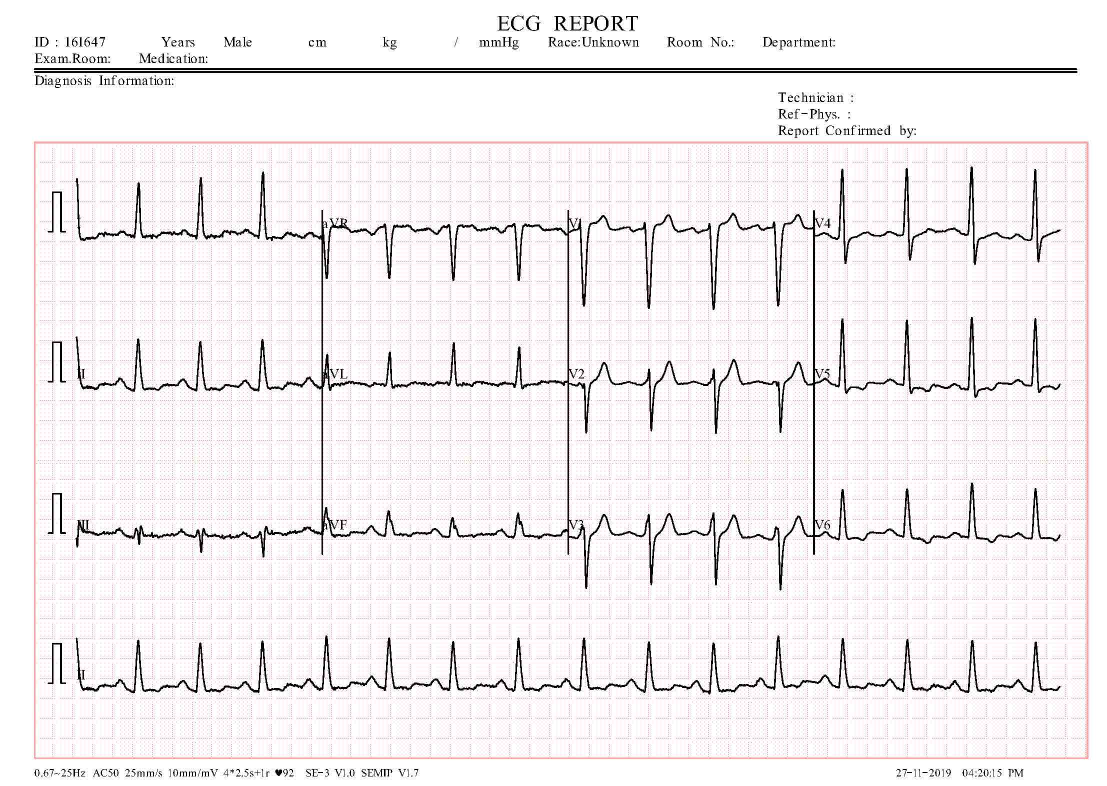
#> input picture ecgImage/Abnormal person ECG Images/HB   (141).jpg, 2213 x 1572 px (shown at 1/2 size); its folder holds 4 pictures in this run
$ jupyter execute --allow-errors ECG_using_randomForest.ipynb
#> lines starting #> are read from the running program, lines starting #| are printed output that depends on the picture; after the words box and inside, x2 and y2 are one past the last pixel; in counts of white or black regions, pixels touching at a corner belong together
[cell 1]
import cv2
import numpy as np
import matplotlib.pyplot as plt
import matplotlib.image as mpimg
import os
import glob
from tqdm import tqdm
import itertools
import pandas as pd

from sklearn.model_selection import train_test_split
from sklearn.metrics import classification_report, accuracy_score, confusion_matrix
from sklearn.preprocessing import LabelEncoder
from sklearn.utils import shuffle
from sklearn.utils import class_weight

# Keras
from tensorflow import keras
from keras.models import Sequential
from keras.layers import Dense, Dropout, Activation, Flatten
from keras.layers import Convolution2D, Conv2D, MaxPooling2D, GlobalAveragePooling2D, Convolution1D, Conv1D, MaxPooling1D, GlobalAveragePooling1D
from keras.layers import Conv3D, MaxPooling3D, Flatten, Dense
#from keras.utils import to_categorical

import warnings
warnings.filterwarnings('ignore', category=FutureWarning)

[cell 2]
from google.colab import drive
drive.mount('/content/drive')

[cell 3]
plt.figure(figsize=(14,6))
#> (the rest of this cell did not finish here and is left out)

[cell 4]
img1 = cv2.imread('R:\MajorProject\Vital-Organ-HealthPredictor-v2-main\Vital-Organ-HealthPredictor-v2-main\ecgImage\Abnormal person ECG Images\HB   (2).jpg', cv2.IMREAD_GRAYSCALE)
_, thresholded = cv2.threshold(img1, 127, 255, cv2.THRESH_BINARY)

#> (the rest of this cell did not finish here and is left out)

[cell 5]
dataset = []
for folder in ["R:/MajorProject/Vital-Organ-HealthPredictor-v2-main/Vital-Organ-HealthPredictor-v2-main/ecgImage/Abnormal person ECG Images/**","R:/MajorProject/Vital-Organ-HealthPredictor-v2-main/Vital-Organ-HealthPredictor-v2-main/ecgImage/Normal Person ECG Images (859)/**"]:
    for filename in glob.iglob(folder):
        if os.path.exists(filename):
            label = os.path.basename(filename).split()[0]

            if label in ["HB", "MI", "PMI"]:
                            dataset.append({
                                "filename": filename,
                                "label": "abnormal",

                            })
            else:
                            dataset.append({
                                "filename": filename,
                                "label": "normal",
                            })
#> pass 2 of the loop `for folder in ["R:/MajorProject/Vital-Organ-HealthPredictor-v2-main/Vi..`:

dataset = pd.DataFrame(dataset)
#dataset = shuffle(dataset, random_state=42)
dataset.info()

[cell 6]
dataset

[cell 7]
import cv2
import numpy as np
import matplotlib.pyplot as plt

# Load ECG image
img = cv2.imread("R:\MajorProject\Vital-Organ-HealthPredictor-v2-main\Vital-Organ-HealthPredictor-v2-main\ecgImage\Abnormal person ECG Images\HB   (2).jpg", 0)

#Resize image
target_size=(256,256)
#> (the rest of this cell did not finish here and is left out)

[cell 8]
plt.figure(figsize=(14,6))
dataset.label.value_counts().plot(kind='barh', title="Dataset distribution")
plt.show()
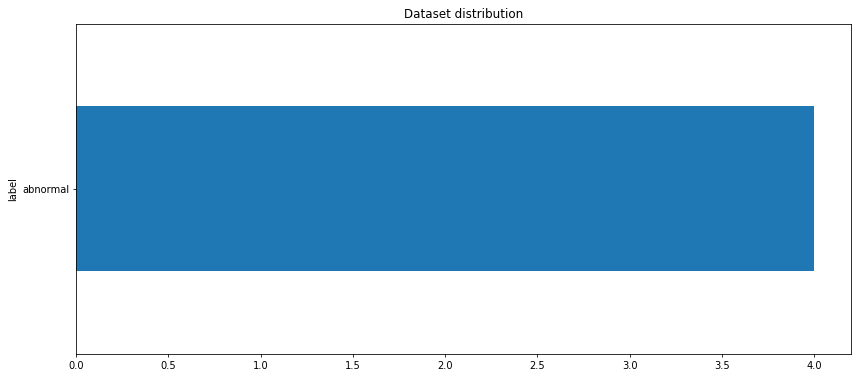
#> figure drawn by matplotlib, 1 panel

[cell 9]
def extract_features(image_path):
    # Load ECG image
    img = cv2.imread(image_path)
#> img is the input picture: shape (1572, 2213, 3); mean B, G, R 240.6, 238.8, 242.5

    #Resize image
    target_size=(256,256)
    img = cv2.resize(img,target_size)
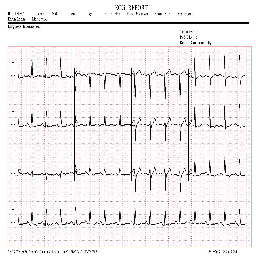
#> img: shape (256, 256, 3); mean B, G, R 238.7, 237, 240.6

    # Pre-processing: Perform image enhancement techniques
    img = cv2.medianBlur(img, 5)
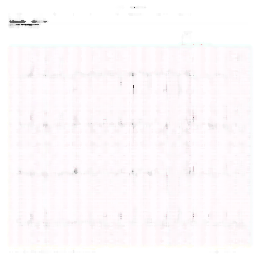
#> img: shape (256, 256, 3); mean B, G, R 251.8, 249.8, 253.2
    img = cv2.normalize(img, None, 0, 256, cv2.NORM_MINMAX)

    # Segmentation: Locate the ECG waveform in the image
    img = cv2.cvtColor(img, cv2.COLOR_BGR2GRAY)  # convert to grayscale
#> img: shape (256, 256)
    _, thresh = cv2.threshold(img, 127, 256, cv2.THRESH_BINARY)
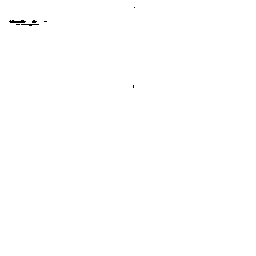
#> thresh: shape (256, 256); 99.9% white; black in thin lines or dots, all inside (x1, y1, x2, y2) = (9, 7, 135, 88)
    contours, _ = cv2.findContours(thresh, cv2.RETR_EXTERNAL, cv2.CHAIN_APPROX_SIMPLE)
#> contours = [[[0, 0], [0, 255], [255, 255], [255, 0]]]
    ROI = max(contours, key=cv2.contourArea)
#> ROI = [[0, 0], [0, 255], [255, 255], [255, 0]]

    # Resampling: Resample the ECG image to a 1D signal
    y = cv2.polylines(img, [ROI], False, 255, 1)
    y = np.mean(y, axis=0)
#> y = 256 values, max 255 at index 0, min 243.3 at index 133, mean 251.5
    y = y.astype(np.float32)
    x = np.arange(0, len(y))
#> x = 256 values from 0 to 255

    # Denoising: Apply denoising techniques
    y = np.convolve(y, np.ones(5)/5, mode='same')
#> y = 256 values, max 255 at index 2, min 152.8 at index 255, mean 250.3
    z=plt.plot(x, y)
#> z = 1 item
    z=plt.plot(x, y)[0]
    xdata = z.get_xdata()
#> xdata = 256 values from 0 to 255
    ydata = z.get_ydata()
#> ydata has the same summary as y
    z_array = np.array([xdata, ydata]).T
#> z_array = 256 pairs, first value 0 to 255, second value 152.8 to 255

    return z_array

[cell 10]
train, test = train_test_split(dataset, test_size=0.2, random_state=42)

print("Train: %i" % len(train))
print("Test: %i" % len(test))

[cell 11]
from tqdm import tqdm
x_train = []
x_test = []

for idx in tqdm(range(len(train))):
    x_train.append(extract_features(train.filename.iloc[idx]))
#> pass 2 of the loop `for idx in tqdm(range(len(train))):`:
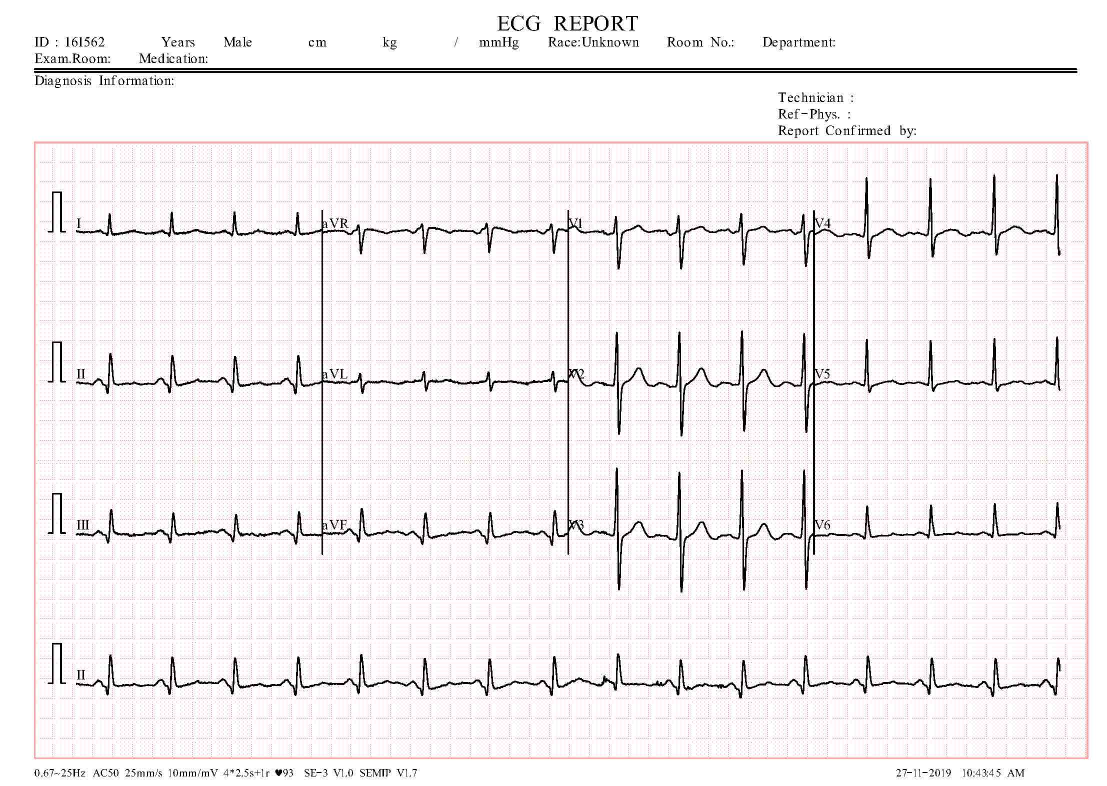
#> input picture ecgImage/Abnormal person ECG Images/HB   (110).jpg, 2213 x 1572 px (shown at 1/2 size)
#> in extract_features, img is the input picture: shape (1572, 2213, 3); mean B, G, R 241.3, 239.5, 243.2
#> in extract_features (call 2), `img = cv2.medianBlur(img, 5)`:
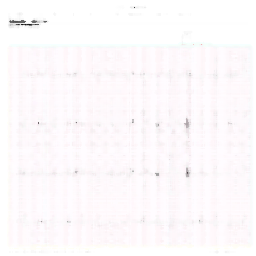
#> img: shape (256, 256, 3); mean B, G, R 251.8, 249.9, 253.3
#> in extract_features (call 2), `_, thresh = cv2.threshold(img, 127, 256, cv2.THRESH_BINARY)`:
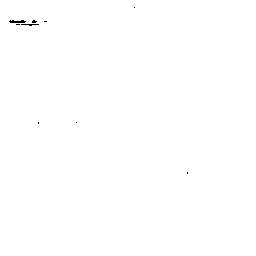
#> thresh: shape (256, 256); 99.9% white; black in thin lines or dots, all inside (x1, y1, x2, y2) = (9, 7, 188, 174)
#> in extract_features (call 2), `y = np.mean(y, axis=0)`: y = 256 values, max 255 at index 0, min 242.7 at index 187, mean 251.5
#> in extract_features (call 2), `y = np.convolve(y, np.ones(5)/5, mode='same')`: y = 256 values, max 255 at index 2, min 152.8 at index 255, mean 250.3
#> pass 3 of the loop `for idx in tqdm(range(len(train))):`:
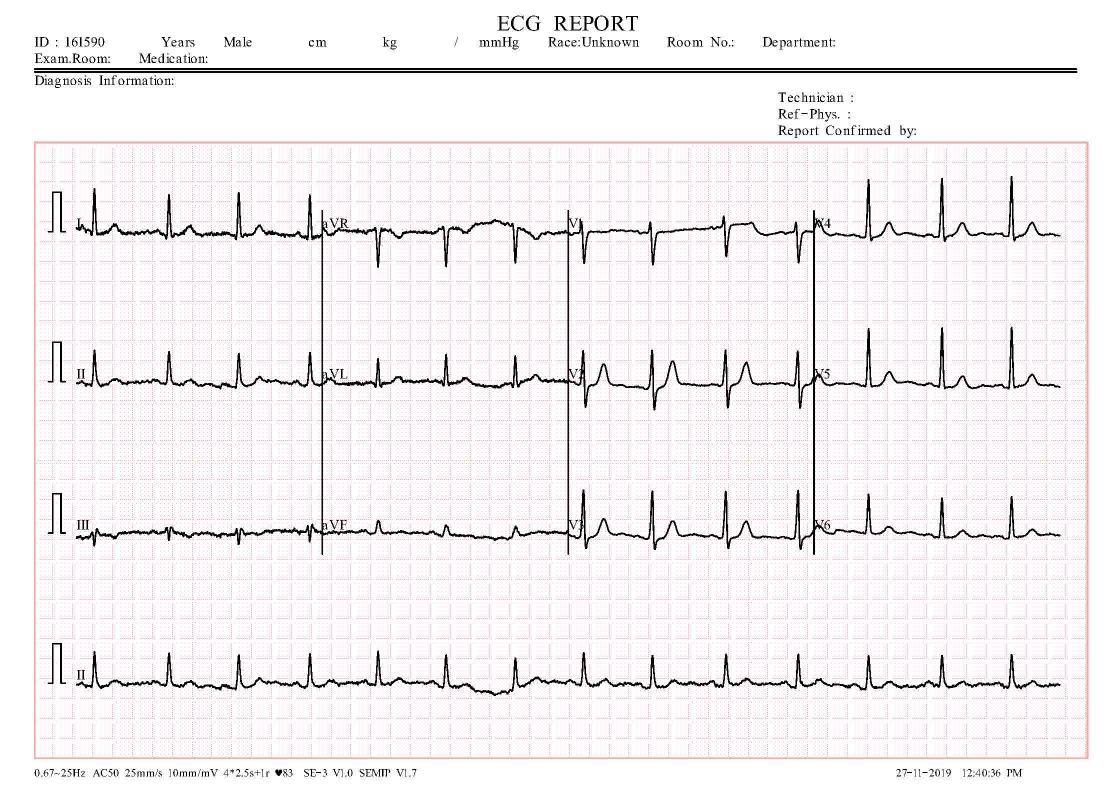
#> input picture ecgImage/Abnormal person ECG Images/HB   (118).jpg, 2213 x 1572 px (shown at 1/2 size)
#> in extract_features, img is the input picture: shape (1572, 2213, 3); mean B, G, R 241.5, 239.7, 243.4
#> in extract_features (call 3), `img = cv2.medianBlur(img, 5)`:
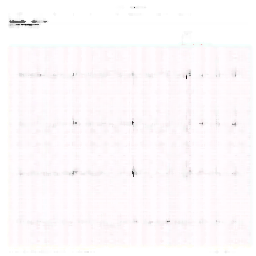
#> img: shape (256, 256, 3); mean B, G, R 251.8, 249.8, 253.2
#> in extract_features (call 3), `_, thresh = cv2.threshold(img, 127, 256, cv2.THRESH_BINARY)`:
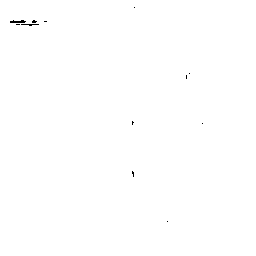
#> thresh: shape (256, 256); 99.9% white; black in thin lines or dots, all inside (x1, y1, x2, y2) = (10, 7, 203, 222)
#> in extract_features (call 3), `y = np.mean(y, axis=0)`: y = 256 values, max 255 at index 0, min 242.6 at index 133, mean 251.7
#> in extract_features (call 3), `y = np.convolve(y, np.ones(5)/5, mode='same')`: y = 256 values, max 255 at index 2, min 152.8 at index 255, mean 250.5
#> ydata has the same summary as y

for idx in tqdm(range(len(test))):
    x_test.append(extract_features(test.filename.iloc[idx]))
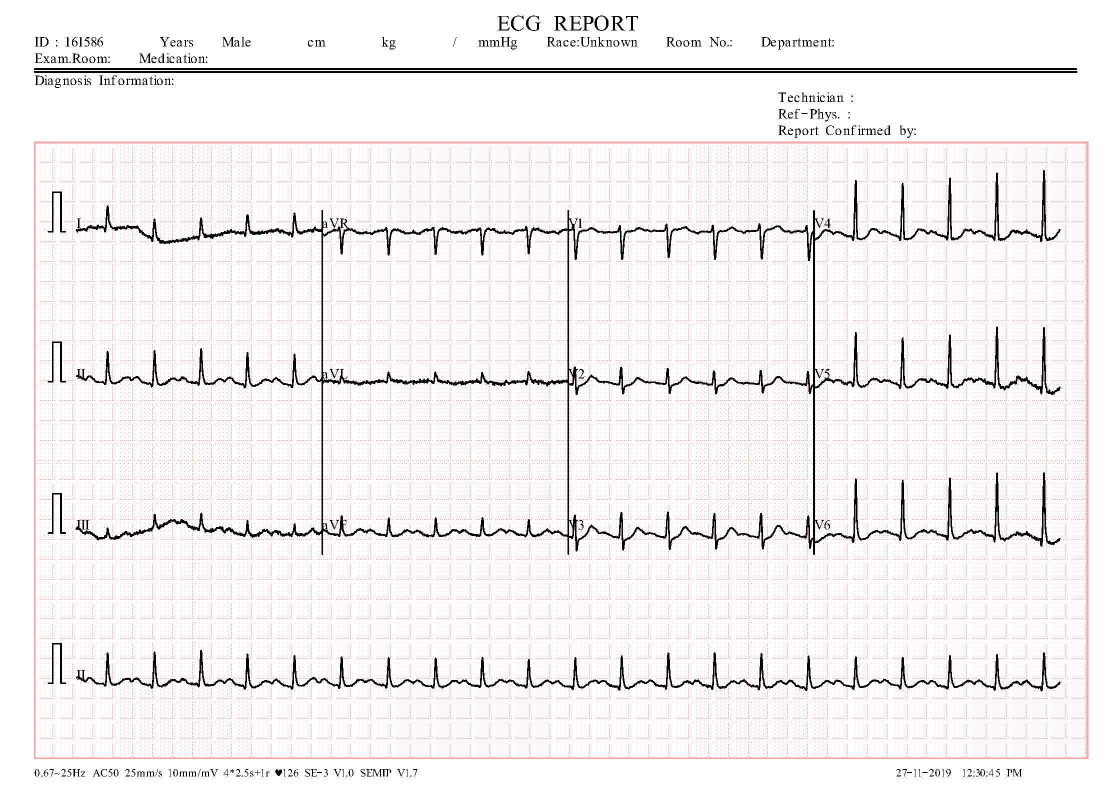
#> input picture ecgImage/Abnormal person ECG Images/HB   (117).jpg, 2213 x 1572 px (shown at 1/2 size)
#> in extract_features, img is the input picture: shape (1572, 2213, 3); mean B, G, R 241.2, 239.4, 243.1
#> in extract_features (call 4), `img = cv2.resize(img,target_size)`:
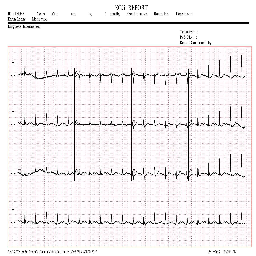
#> img: shape (256, 256, 3); mean B, G, R 239.7, 238, 241.6
#> in extract_features (call 4), `_, thresh = cv2.threshold(img, 127, 256, cv2.THRESH_BINARY)`: thresh: shape (256, 256); 99.9% white; black in thin lines or dots, all inside (x1, y1, x2, y2) = (9, 7, 135, 177)
#> in extract_features (call 4), `y = np.mean(y, axis=0)`: y = 256 values, max 255 at index 0, min 246.1 at index 132, mean 251.5
#> in extract_features (call 4), `y = np.convolve(y, np.ones(5)/5, mode='same')`: y = 256 values, max 255 at index 2, min 152.8 at index 255, mean 250.3
#> in extract_features (call 4), `ydata = z.get_ydata()`: ydata has the same summary as y

x_test = np.asarray(x_test)
#> x_test has the same summary as z_array in extract_features
x_train = np.asarray(x_train)


print("X train:", x_train.shape)
#| X train: (3, 256, 2)
print("X test:", x_test.shape)
#| X test: (1, 256, 2)
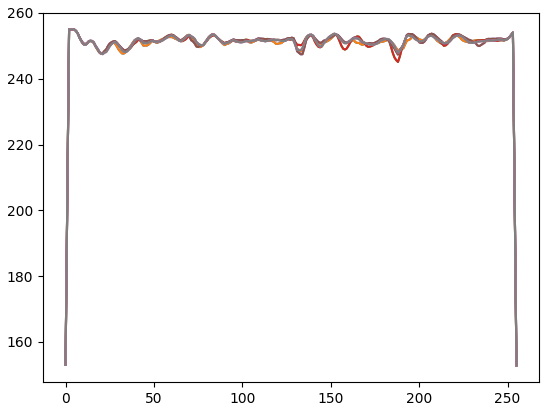
#> figure drawn by matplotlib, 1 panel; curve peaks at x = 2, y = 255; curve peaks at x = 2, y = 255; curve peaks at x = 2, y = 255

[cell 12]
y_train = train.label
y_test = test.label
y_test

[cell 13]
y_train

[cell 14]
encoder = LabelEncoder()
y_train=encoder.fit_transform(y_train)
y_test=encoder.transform(y_test)

[cell 15]
y_train

[cell 16]
y_test

[cell 17]
y_train = np.reshape(y_train, (-1, 1))

# Verify the shape of x_train and y_train
print("x_train shape:", x_train.shape)
#| x_train shape: (3, 256, 2)
print("y_train shape:", y_train.shape)

[cell 18]
y_test = np.reshape(y_test, (-1, 1))

# Verify the shape of x_train and y_train
print("x_test shape:", x_test.shape)
#| x_test shape: (1, 256, 2)
print("y_test shape:", y_test.shape)

[cell 19]
from sklearn.ensemble import RandomForestClassifier
import numpy as np

# Reshape the training and test data
x_train_flat = np.reshape(x_train, (x_train.shape[0], -1))
x_test_flat = np.reshape(x_test, (x_test.shape[0], -1))

# Create a random forest classifier and fit it to the training data
rf = RandomForestClassifier(n_estimators=100, random_state=42)
rf.fit(x_train_flat, y_train.ravel())

# Evaluate the model on the test data
accuracy = rf.score(x_test_flat, y_test.ravel())
#> accuracy = 1
print("Test accuracy:", accuracy)
#| Test accuracy: 1.0
